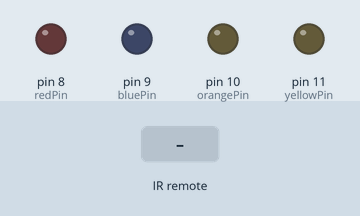
The sketch below on a simulated Arduino Uno, built with avr-gcc and run on an emulated ATmega328P. On the bench: output pins drawn as LEDs (lit = HIGH). Inputs (shaded band) come from the test bench.

Above: at 1.2 s.
1.3 s: infrared code 0xFF30CF received
At 2.0 s:
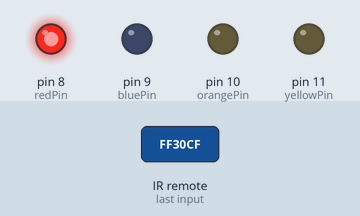
4.3 s: infrared code 0xFF18E7 received
At 5.5 s:
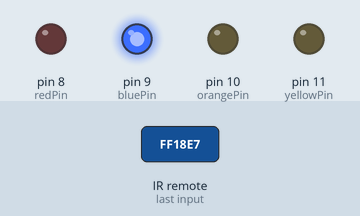
7.3 s: infrared code 0xFF7A85 received
At 7.8 s:
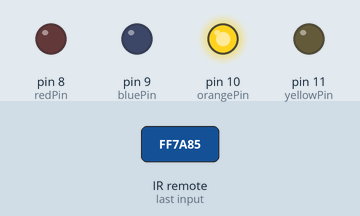
10.3 s: infrared code 0xFF10EF received
At 11.2 s:
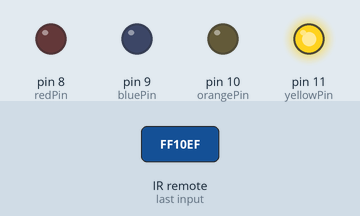
Timing chart, 0 to 13.8 s (numbered marks = the images above; inputs shaded):
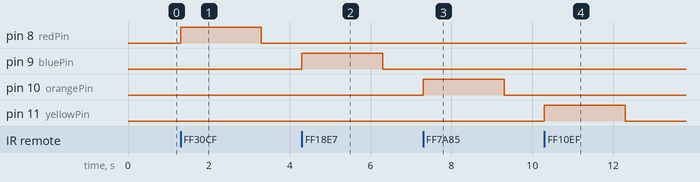

The sketch:

code.ino
```cpp
/*
    Program Remote Kontrol IR
*/

#include <IRremote.h>

const int RECV_PIN = 7;
IRrecv irrecv(RECV_PIN);
decode_results results;
const int redPin = 8;
const int bluePin = 9;
const int orangePin = 10;
const int yellowPin = 11;

void setup() {
    irrecv.enableIRIn();
    irrecv.blink13(true);
    pinMode(redPin, OUTPUT);
    pinMode(bluePin, OUTPUT);
    pinMode(orangePin, OUTPUT);
    pinMode(yellowPin, OUTPUT);
}

void loop() {
  if (irrecv.decode(&results)) {   //Pencarian Kode IR
    /*Kode Perintah Remote*/
    switch (results.value) {
      case 0xFF30CF: //Keypad button "1"
        digitalWrite(redPin, HIGH);
        delay(2000);
        digitalWrite(redPin, LOW);
    }
    switch (results.value) {
      case 0xFF18E7: //Keypad button "2"
        digitalWrite(bluePin, HIGH);
        delay(2000);
        digitalWrite(bluePin, LOW);
    }
    switch (results.value) {
      case 0xFF7A85: //Keypad button "3"
        digitalWrite(orangePin, HIGH);
        delay(2000);
        digitalWrite(orangePin, LOW);
    }
    switch (results.value) {
      case 0xFF10EF: //Keypad button "4"
        digitalWrite(yellowPin, HIGH);
        delay(2000);
        digitalWrite(yellowPin, LOW);
    }

    irrecv.resume();
}
}
```

Measured:
- after the input at 1.3 s, pin 8 (redPin): LOW → HIGH at once, → LOW 2.0 s later
- after the input at 4.3 s, pin 9 (bluePin): LOW → HIGH at once, → LOW 2.0 s later
- after the input at 7.3 s, pin 10 (orangePin): LOW → HIGH at once, → LOW 2.0 s later
- after the input at 10.3 s, pin 11 (yellowPin): LOW → HIGH at once, → LOW 2.0 s later
